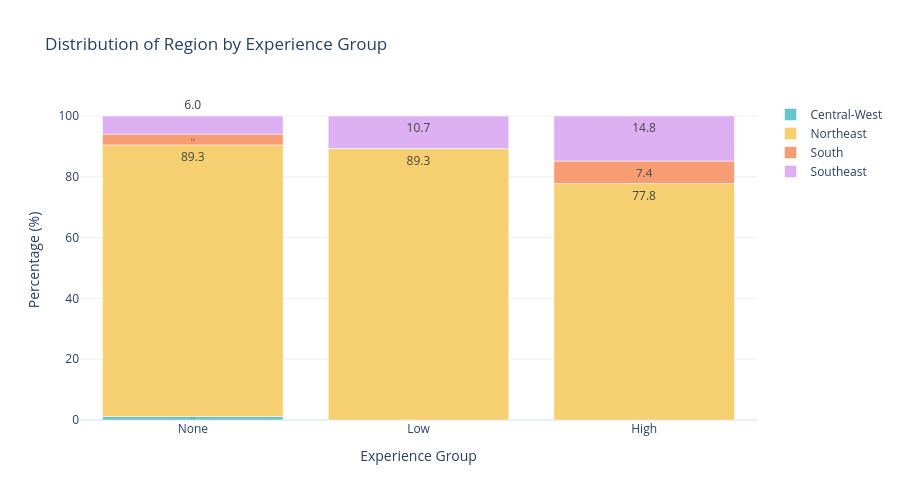

Here is the notebook cell this chart was saved with:
### Code cell
display_name, col_name = tupled_data[2]
analyze_demographic_variable(col_name, display_name, grupos_data_socio, grupos_nomes)

### Figure 1 — Plotly figure (JSON) as saved in the notebook; plotly's stock layout.template omitted (floating-point values rounded to 4 significant figures)
{"data": [{"alignmentgroup": "True", "hovertemplate": "regiao=Central-West<br>Experience Group=%{x}<br>Percentage (%)=%{y}<extra></extra>", "legendgroup": "Central-West", "marker": {"color": "rgb(102, 197, 204)", "pattern": {"shape": ""}}, "name": "Central-West", "offsetgroup": "Central-West", "orientation": "v", "showlegend": true, "textposition": "auto", "texttemplate": "%{y:.1f}", "type": "bar", "x": ["None", "Low", "High"], "xaxis": "x", "y": [1.19, 0, 0], "yaxis": "y"}, {"alignmentgroup": "True", "hovertemplate": "regiao=Northeast<br>Experience Group=%{x}<br>Percentage (%)=%{y}<extra></extra>", "legendgroup": "Northeast", "marker": {"color": "rgb(246, 207, 113)", "pattern": {"shape": ""}}, "name": "Northeast", "offsetgroup": "Northeast", "orientation": "v", "showlegend": true, "textposition": "auto", "texttemplate": "%{y:.1f}", "type": "bar", "x": ["None", "Low", "High"], "xaxis": "x", "y": [89.29, 89.29, 77.78], "yaxis": "y"}, {"alignmentgroup": "True", "hovertemplate": "regiao=South<br>Experience Group=%{x}<br>Percentage (%)=%{y}<extra></extra>", "legendgroup": "South", "marker": {"color": "rgb(248, 156, 116)", "pattern": {"shape": ""}}, "name": "South", "offsetgroup": "South", "orientation": "v", "showlegend": true, "textposition": "auto", "texttemplate": "%{y:.1f}", "type": "bar", "x": ["None", "Low", "High"], "xaxis": "x", "y": [3.571, 0, 7.407], "yaxis": "y"}, {"alignmentgroup": "True", "hovertemplate": "regiao=Southeast<br>Experience Group=%{x}<br>Percentage (%)=%{y}<extra></extra>", "legendgroup": "Southeast", "marker": {"color": "rgb(220, 176, 242)", "pattern": {"shape": ""}}, "name": "Southeast", "offsetgroup": "Southeast", "orientation": "v", "showlegend": true, "textposition": "auto", "texttemplate": "%{y:.1f}", "type": "bar", "x": ["None", "Low", "High"], "xaxis": "x", "y": [5.952, 10.71, 14.81], "yaxis": "y"}], "layout": {"barmode": "relative", "height": 500, "legend": {"title": {"text": ""}, "tracegroupgap": 0}, "title": {"text": "Distribution of Region by Experience Group"}, "xaxis": {"anchor": "y", "domain": [0, 1], "title": {"text": "Experience Group"}}, "yaxis": {"anchor": "x", "domain": [0, 1], "title": {"text": "Percentage (%)"}}}}
